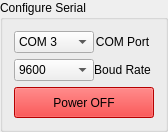
   <widget class="QGroupBox" name="groupBox_6">
    <property name="geometry">
     <rect>
      <x>840</x>
      <y>610</y>
      <width>161</width>
      <height>131</height>
     </rect>
    </property>
    <property name="title">
     <string>Configure Serial</string>
    </property>
    <property name="checkable">
     <bool>false</bool>
    </property>
    <property name="checked">
     <bool>false</bool>
    </property>
    <layout class="QVBoxLayout" name="verticalLayout_6">
     <item>
      <layout class="QHBoxLayout" name="horizontalLayout_17">
       <property name="spacing">
        <number>0</number>
       </property>
       <property name="rightMargin">
        <number>3</number>
       </property>
       <item>
        <widget class="QComboBox" name="ConfSerComPortCombo">
         <property name="minimumSize">
          <size>
           <width>80</width>
           <height>0</height>
          </size>
         </property>
         <item>
          <property name="text">
           <string>COM 3</string>
          </property>
         </item>
        </widget>
       </item>
       <item>
        <widget class="QLabel" name="ConfSerComPortLabel">
         <property name="text">
          <string>COM Port</string>
         </property>
         <property name="alignment">
          <set>Qt::AlignCenter</set>
         </property>
        </widget>
       </item>
      </layout>
     </item>
     <item>
      <layout class="QHBoxLayout" name="horizontalLayout_18">
       <property name="spacing">
        <number>0</number>
       </property>
       <property name="rightMargin">
        <number>3</number>
       </property>
       <item>
        <widget class="QComboBox" name="ConfSerBaoudRateCombo">
         <property name="minimumSize">
          <size>
           <width>80</width>
           <height>0</height>
          </size>
         </property>
         <item>
          <property name="text">
           <string>9600</string>
          </property>
         </item>
        </widget>
       </item>
       <item>
        <widget class="QLabel" name="ConfSerBaoudRateLabel">
         <property name="text">
          <string>Boud Rate</string>
         </property>
         <property name="alignment">
          <set>Qt::AlignCenter</set>
         </property>
        </widget>
       </item>
      </layout>
     </item>
     <item>
      <widget class="QPushButton" name="ConfSerPowerButton">
       <property name="minimumSize">
        <size>
         <width>0</width>
         <height>31</height>
        </size>
       </property>
       <property name="styleSheet">
        <string notr="true">background-color: rgb(255, 0, 0);</string>
       </property>
       <property name="text">
        <string>Power OFF</string>
       </property>
       <property name="checkable">
        <bool>true</bool>
       </property>
       <property name="autoRepeatDelay">
        <number>100</number>
       </property>
       <property name="autoRepeatInterval">
        <number>10</number>
       </property>
      </widget>
     </item>
    </layout>
   </widget>
